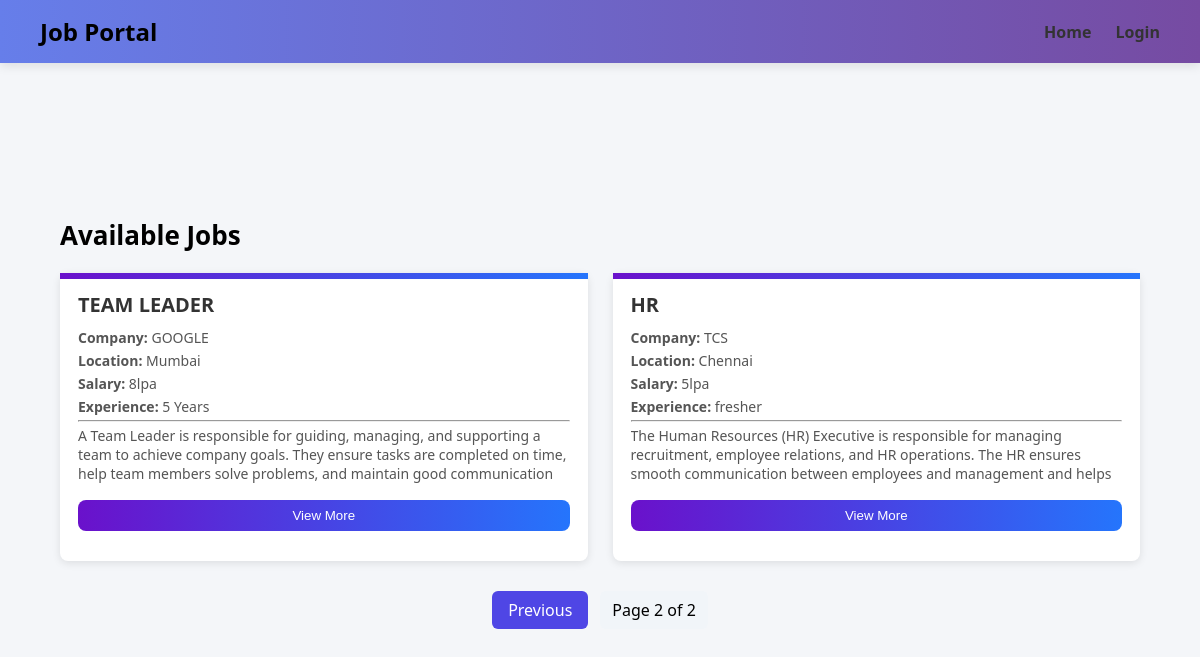
Screenshot of /?page=2 with the database file from the repository.
### myapp/models.py (models this page shows, shortened)
class Job(models.Model):
    title = models.CharField(max_length=200)
    company = models.CharField(max_length=200)
    location = models.CharField(max_length=200)
    description = models.TextField()
    salary = models.CharField(max_length=100)
    experience = models.CharField(max_length=100)
    posted_by = models.ForeignKey(User, on_delete=models.CASCADE)

### myapp/views.py (the view)
# urls.py: 2. Add a URL to urlpatterns:  path('', views.home, name='home')
def home(request):
    jobs = Job.objects.all().order_by('-id')
    title = request.GET.get('title')
    location = request.GET.get('location')
    experience = request.GET.get('experience')
    salary = request.GET.get('salary')
    if title:
        jobs = jobs.filter(title__icontains=title)
    if location:
        jobs = jobs.filter(location__icontains=location)
    if experience:
        jobs = jobs.filter(experience__icontains=experience)
    if salary:
        jobs = jobs.filter(salary__icontains=salary)
    if request.user.is_authenticated and request.user.profile.role == 'seeker':
        applications = Application.objects.filter(applicant=request.user)
        apps_dict = {app.job_id: app for app in applications}
        for job in jobs:
            job.user_application = apps_dict.get(job.id)
    paginator = Paginator(jobs, 3)
    page_number = request.GET.get("page")
    jobs_page = paginator.get_page(page_number)
    return render(request, "home.html", {
        "jobs": jobs_page
    })

### myapp/templates/home.html (shortened to what this page needs)
{% extends 'base.html' %} {% block content %}
<div class="home-container">
  <h2 class="job-heading">Available Jobs</h2>
   {% if jobs %}
  <div class="job-list">
    {% for job in jobs %}
    <div class="job-card">
      <h3>{{ job.title }}</h3>
      <p><strong>Company:</strong> {{ job.company }}</p>
      <p><strong>Location:</strong> {{ job.location }}</p>
      <p><strong>Salary:</strong> {{ job.salary }}</p>
      <p><strong>Experience:</strong> {{ job.experience }}</p>
      <hr />
      <p class="job-description" id="desc-{{ job.pk }}">
        {{ job.description }}
      </p>
      <button
        class="view-btn"
        onclick="toggleDescription('{{ job.pk }}', this)"
      >
        View More
      </button>
    </div>
    {% endfor %}
  </div>
  <div class="pagination">
    {% if jobs.has_previous %}
    <a href="?page={{ jobs.previous_page_number }}">Previous</a>
    {% endif %}
    <span> Page {{ jobs.number }} of {{ jobs.paginator.num_pages }} </span>
  </div>
  {% else %}
  <div class="no-jobs">
    <h3>No jobs available yet</h3>
  </div>
  {% endif %}
</div>
{% endblock %}

### myapp/static/css/style.css (style rules this page uses)
* { margin:0; padding:0; box-sizing:border-box; }
body { background:#f4f6f9; font-family:"Segoe UI",sans-serif; }
button { width:100%; padding:12px; background:#667eea; color:white; border:none; border-radius:8px; cursor:pointer; }
.home-container { width:90%; max-width:1100px; margin:auto; }
.job-heading { font-size:26px; font-weight:bold; margin-bottom:20px; }
.job-list { display:flex; flex-wrap:wrap; gap:25px; align-items:flex-start; }
.job-card { flex:1 1 calc(33.33% - 18px); background:white; padding:18px; border-radius:8px; box-shadow:0 2px 8px rgba(0,0,0,0.1); position:relative; }
.job-card::before { content:""; position:absolute; top:0; left:0; height:6px; width:100%; background:linear-gradient(to right,#6a11cb,#2575fc); }
.job-card h3 { font-size:20px; margin-bottom:10px; color:#333; }
.job-card p { font-size:14px; margin:4px 0; color:#555; }
.job-description { max-height:60px; overflow:hidden; transition:max-height 0.3s ease; }
.view-btn { margin-top:10px; width:100%; padding:8px; border-radius:8px; border:none; background:linear-gradient(to right,#6a11cb,#2575fc); color:white; cursor:pointer; }
.view-btn { background: linear-gradient(90deg,#6a11cb,#2575fc); }
.pagination { display:flex; justify-content:center; align-items:center; gap:12px; margin-top:30px; }
.pagination a { padding:8px 16px; background:#4f46e5; color:white; text-decoration:none; border-radius:6px; }
.pagination span { padding:8px 12px; background:#f1f5f9; border-radius:6px; font-weight:500; }

### rows the page displays
Job: title "TEAM LEADER", company "GOOGLE", location "Mumbai", salary "8lpa", experience "5 Years", description "A Team Leader is responsible for guiding, managing, and supporting a team to achieve company goals. They ensure tasks are completed on time, help team members solve problems, and maintain good communication…"
Job: title "HR", company "TCS", location "Chennai", salary "5lpa", experience "fresher", description "The Human Resources (HR) Executive is responsible for managing recruitment, employee relations, and HR operations. The HR ensures smooth communication between employees and management and helps…"

### other values shown
{{ jobs.number }} "2"
{{ jobs.paginator.num_pages }} "2"
